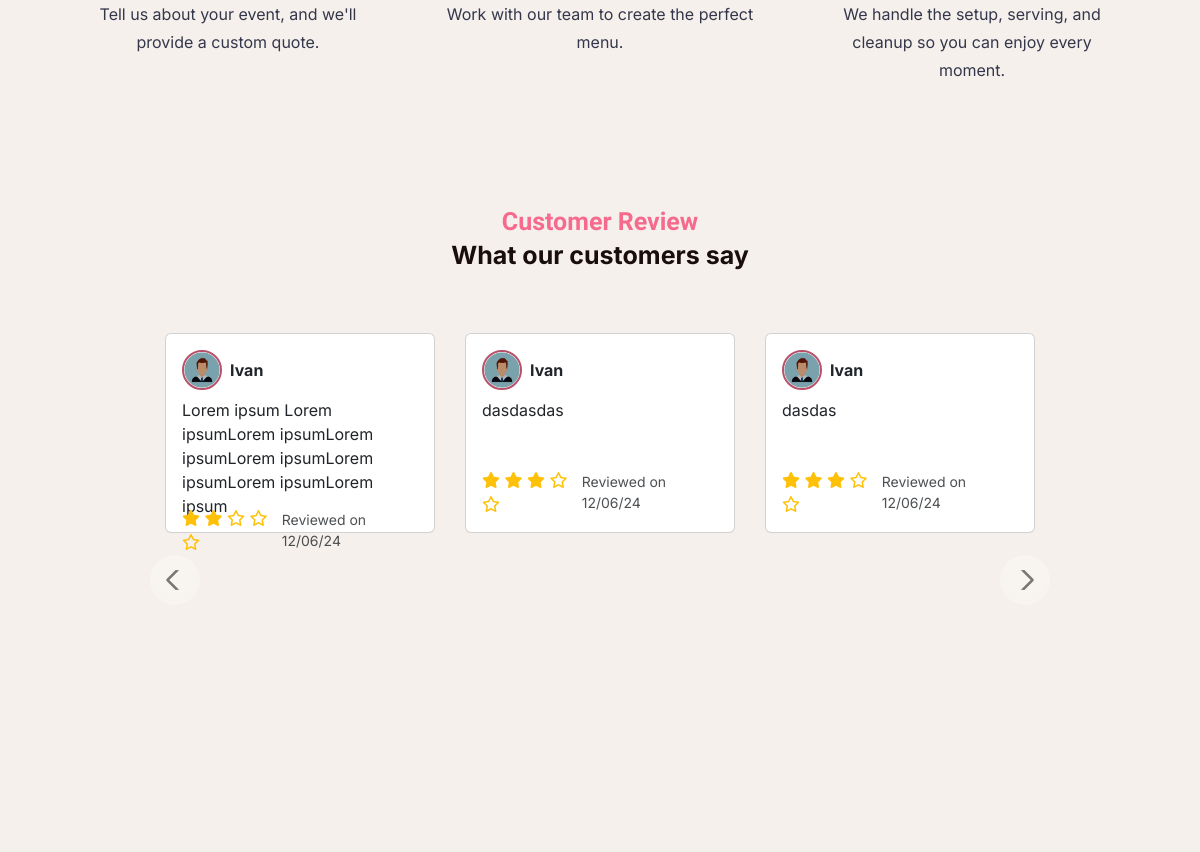
The app's page / (middle part), older data.
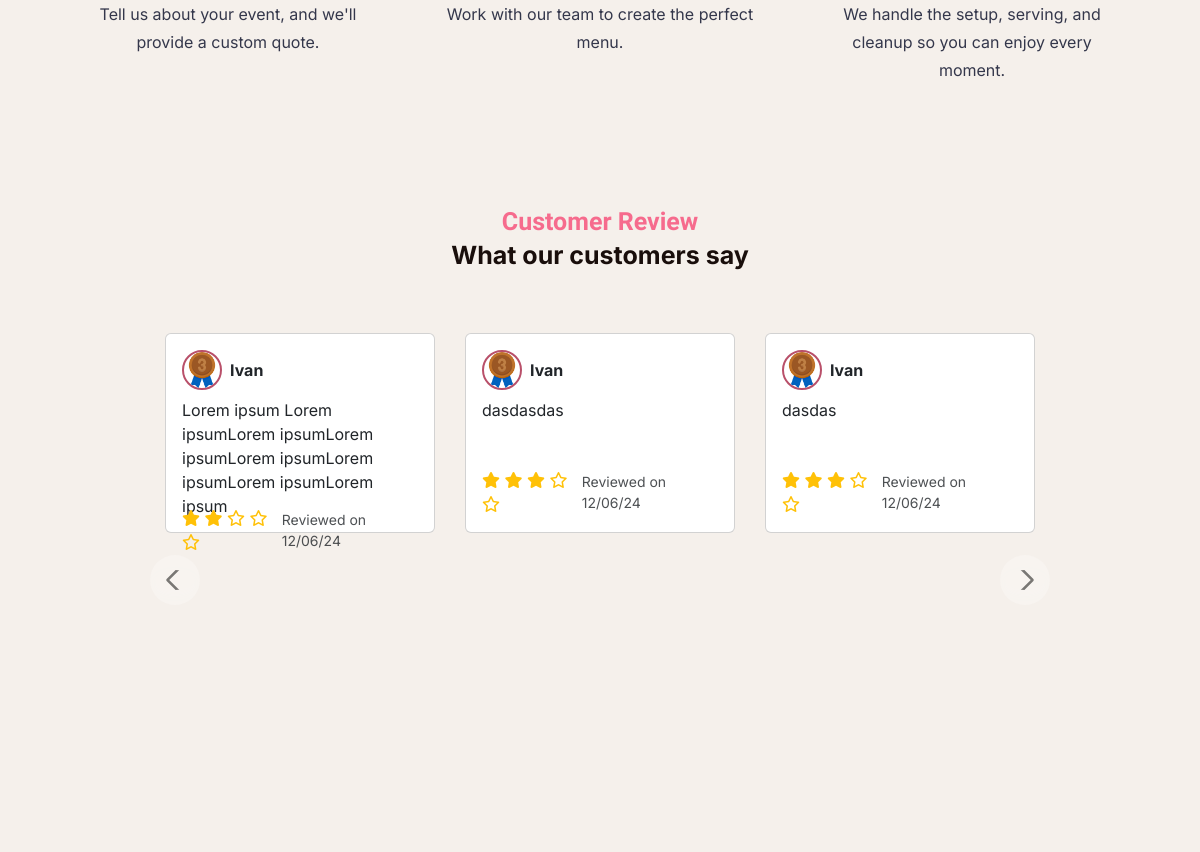
The same page, newer data.
### tables this page shows
CREATE TABLE `reviews` (
  `id` int(11) NOT NULL,
  `email` varchar(255) NOT NULL,
  `name` varchar(255) NOT NULL,
  `rating` int(11) NOT NULL CHECK (`rating` >= 1 and `rating` <= 5),
  `subject` varchar(255) NOT NULL,
  `feedback` text NOT NULL,
  `image` varchar(255) DEFAULT NULL,
  `created_at` timestamp NOT NULL DEFAULT current_timestamp(),
  `status` tinyint(1) DEFAULT 0
);

CREATE TABLE `users` (
  `id` int(11) NOT NULL,
  `email` varchar(100) NOT NULL,
  `image_profile` varchar(255) DEFAULT 'default.png',
  `password` varchar(255) NOT NULL,
  `created_at` timestamp NOT NULL DEFAULT current_timestamp(),
  `role` enum('users','admin') DEFAULT 'users',
  `first_name` varchar(255) NOT NULL,
  `last_name` varchar(255) NOT NULL,
  `address` varchar(255) NOT NULL,
  `contact_number` varchar(15) NOT NULL,
  `verification_code` int(11) NOT NULL,
  `status` int(11) DEFAULT 0
);

### index.php (the view, shortened to what the changed rows need)
<!DOCTYPE html>
<html lang="en">
<head>
    <link href="https://cdn.jsdelivr.net/npm/bootstrap@5.3.0-alpha1/dist/css/bootstrap.min.css" rel="stylesheet">
    <link rel="stylesheet" href="features/users/css/index.css">
    <link href="https://cdnjs.cloudflare.com/ajax/libs/font-awesome/6.0.0/css/all.min.css" rel="stylesheet">
</head>
<body>
            <section class="review">
    <?php
    require 'db.php';
    $sql = "SELECT reviews.name, users.image_profile, reviews.feedback, reviews.rating, reviews.created_at
            FROM reviews
            INNER JOIN users ON reviews.email = users.email
            WHERE reviews.status = 1";
    $result = $conn->query($sql);
    $reviews = [];
    if ($result->num_rows > 0) {
        while ($row = $result->fetch_assoc()) {
            $reviews[] = $row;
        }
    }
    ?>
    <div id="reviewCarousel" class="carousel slide mb-4" data-bs-ride="carousel">
        <div class="carousel-inner">
            <?php
            $chunks = array_chunk($reviews, 3);
            foreach ($chunks as $index => $chunk):
            ?>
                <div class="carousel-item <?= $index === 0 ? 'active' : ''; ?>">
                    <div class="container">
                        <div class="row">
                            <?php foreach ($chunk as $review): ?>
                                <div class="col-md-4">
                                    <div class="card p-3">
                                        <div class="header mb-2">
                                            <div class="review-profile d-flex gap-2 align-items-center">
                                                <img src="assets/profile/<?= htmlspecialchars($review['image_profile']); ?>"
                                                    alt="Profile Image"
                                                    style="width: 40px; height: 40px; border-radius: 50%;">
                                                <p class="mb-0 fw-bold"><?= htmlspecialchars($review['name']); ?></p>
                                            </div>
                                        </div>
                                        <div class="review-content">
                                            <p class="mb-0"><?= htmlspecialchars($review['feedback']); ?></p>
                                        </div>
                                        <div class="footer d-flex justify-content-between align-items-center">
                                            <div class="review-rating mt-2">
                                                <?php for ($i = 1; $i <= 5; $i++): ?>
                                                    <?php if ($i <= $review['rating']): ?>
                                                        <i class="fas fa-star text-warning"></i>
                                                    <?php else: ?>
                                                        <i class="far fa-star text-warning"></i>
                                                    <?php endif; ?>
                                                <?php endfor; ?>
                                            </div>
                                            <div class="date-posted mt-2">
                                                <p class="mb-0">Reviewed on <?= date("m/d/y", strtotime($review['created_at'])); ?></p>
                                            </div>
                                        </div>
                                    </div>
                                </div>
                            <?php endforeach; ?>
                        </div>
                    </div>
                </div>
            <?php endforeach; ?>
        </div>
    </div>
</section>
</body>
</html>

Row changes from the older to the newer data that the page shows:
changed through a linked row, reviews (number 1 of 3 on the later page): users.image_profile: picture added in place of a placeholder
changed through a linked row, reviews "dasdasdas": users.image_profile: picture added in place of a placeholder
changed through a linked row, reviews "dasdas": users.image_profile: picture added in place of a placeholder
